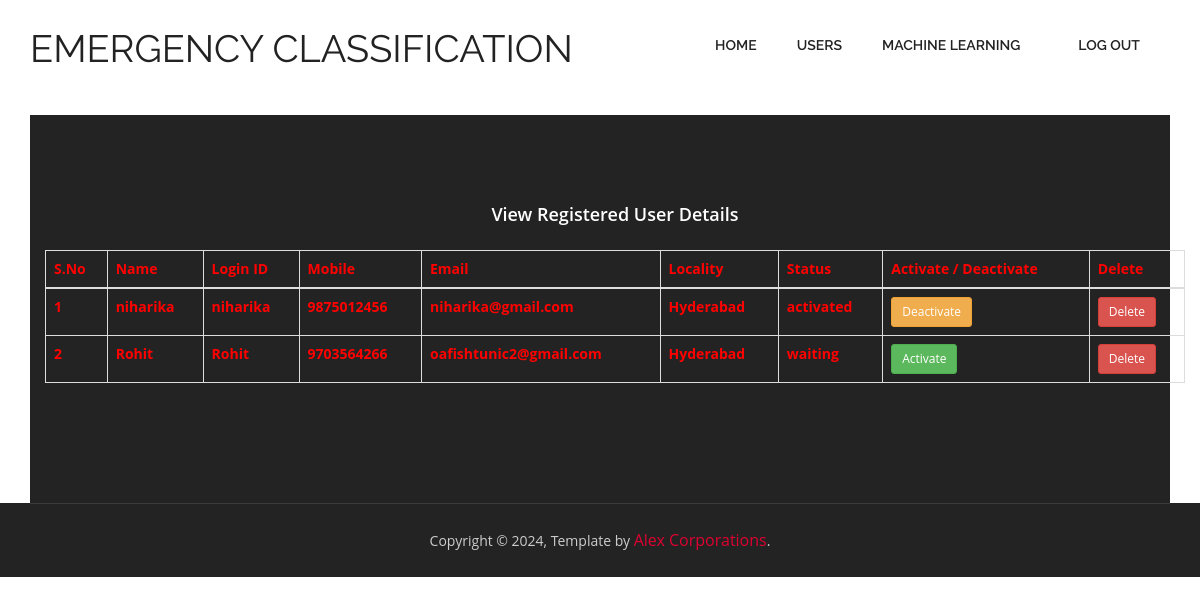
The app's page /AdmindeActivaUsers/?uid=3 with its own data.
### users/models.py (models this page shows, shortened)
class UserRegistrationModel(models.Model):
    name = models.CharField(max_length=100)
    loginid = models.CharField(unique=True, max_length=100)
    password = models.CharField(max_length=100)
    mobile = models.CharField(unique=True, max_length=100)
    email = models.CharField(unique=True, max_length=100)
    locality = models.CharField(max_length=100)
    address = models.CharField(max_length=1000)
    city = models.CharField(max_length=100)
    state = models.CharField(max_length=100)
    status = models.CharField(max_length=100)
    class Meta:
        db_table = 'UserRegistrations'

### admins/views.py (the view)
# urls.py: path("AdmindeActivaUsers/", admins.AdmindeActivaUsers, name="AdmindeActivaUsers"),
def AdmindeActivaUsers(request):
    if request.method == 'GET':
        id = request.GET.get('uid')
        status = 'waiting'
        print("PID = ", id, status)
        UserRegistrationModel.objects.filter(id=id).update(status=status)
        data = UserRegistrationModel.objects.all()
        return render(request, 'admins/RegisteredUsers.html', {'data': data})

### assets/templates/admins/RegisteredUsers.html
{% extends 'admins/admin_base.html' %}
{% block contents %}
<section id="intro">
    <div class="container intro-text">
        <footer class="footer_wrapper" id="contact">
            <div class="container">
                <section class="page_section contact" id="contact">
                    <p>
                    <h3 align="center" style="color:white;">View Registered User Details</h3></p><br>
                    <table class="table table-bordered bg-light text-dark">
                        <thead>
                        <tr style="color:red;font-weight:bold;">
                            <th>S.No</th>
                            <th>Name</th>
                            <th>Login ID</th>
                            <th>Mobile</th>
                            <th>Email</th>
                            <th>Locality</th>
                            <th>Status</th>
                            <th>Activate / Deactivate</th>
                            <th>Delete</th>
                        </tr>
                        </thead>
                        <tbody>
                        {% for i in data %}
                        <tr style="color:red;font-weight:bold;">
                            <td>{{ forloop.counter }}</td>
                            <td>{{ i.name }}</td>
                            <td>{{ i.loginid }}</td>
                            <td>{{ i.mobile }}</td>
                            <td>{{ i.email }}</td>
                            <td>{{ i.locality }}</td>
                            <td>{{ i.status }}</td>
                            {% if i.status == 'waiting' %}
                                <td><a class="btn btn-success btn-sm" href="/AdminActivaUsers/?uid={{ i.id }}">Activate</a></td>
                            {% elif i.status == 'activated' %}
                                <td><a class="btn btn-warning btn-sm" href="/AdmindeActivaUsers/?uid={{ i.id }}">Deactivate</a></td>
                            {% endif %}
                            <td>
                                <a class="btn btn-danger btn-sm"
                                   href="/AdminDeleteUser/?uid={{ i.id }}"
                                   onclick="return confirm('Are you sure you want to delete this user?');">
                                   Delete
                                </a>
                            </td>
                        </tr>
                        {% endfor %}
                        </tbody>
                    </table>
                </section>
            </div>
        </footer>
    </div>
</section>
{% endblock %}

### assets/static/css/style.css (style rules this page uses)
a, a:hover, a:active { outline: 0px !important; }
body { background: #fff; font-family: 'Open Sans', sans-serif; font-size: 14px; font-weight: normal; color: #888888; margin: 0; }
h3 { font-family: 'Open Sans', sans-serif; font-weight: 600; color: #222222; font-size: 18px; margin: 0 0 5px 0; }
p { line-height: 24px; margin: 0; }
.page_section.contact { padding: 90px 0 100px; }
.footer_wrapper { background: #232323; }

### records on screen
UserRegistrationModel: name "niharika", loginid "niharika", mobile "9875012456", email "niharika@gmail.com", locality "Hyderabad", status "activated"
UserRegistrationModel: name "Rohit", loginid "Rohit", mobile "9703564266", email "oafishtunic2@gmail.com", locality "Hyderabad", status "waiting"
